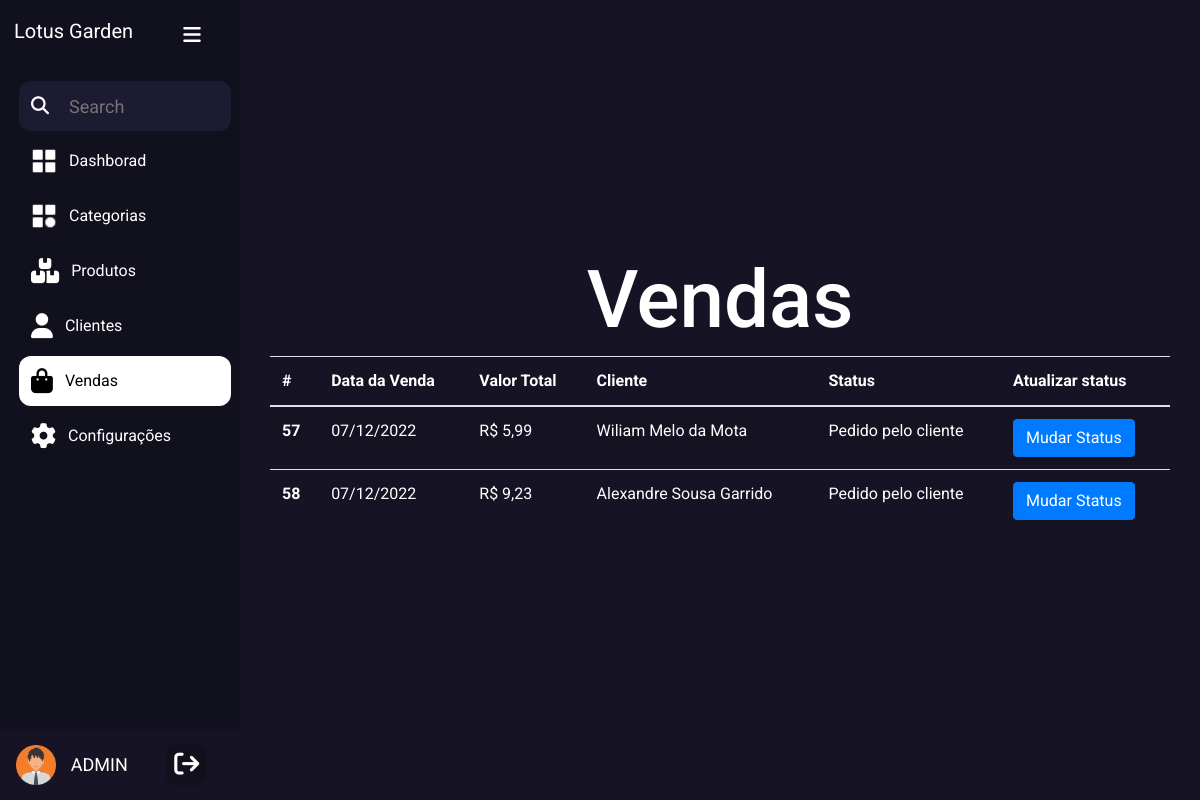
Page /area-restrita/adm/vendas.php on the committed database.
### tables this page shows
CREATE TABLE `tbvenda` (
  `idVenda` int(11) NOT NULL,
  `dataVenda` date DEFAULT NULL,
  `valorTotalVenda` decimal(6,2) DEFAULT NULL,
  `statusVenda` varchar(50) DEFAULT NULL,
  `idCliente` int(11) DEFAULT NULL
);

CREATE TABLE `tbcliente` (
  `idCliente` int(11) NOT NULL,
  `nomeCliente` varchar(50) DEFAULT NULL,
  `cpfCliente` varchar(15) DEFAULT NULL,
  `emailCliente` varchar(50) DEFAULT NULL,
  `senhaCliente` varchar(50) DEFAULT NULL,
  `logradouroCliente` varchar(150) DEFAULT NULL,
  `numLogCliente` int(11) DEFAULT NULL,
  `compCliente` varchar(150) DEFAULT NULL,
  `bairroCliente` varchar(100) DEFAULT NULL,
  `cidadeCliente` varchar(100) DEFAULT NULL,
  `udCliente` varchar(25) DEFAULT NULL,
  `cepCliente` varchar(9) DEFAULT NULL
);

### DAO/DAOVenda.php (called while the page is built, shortened)
<?php
class DAOVenda
{
    public static function listar()
    {
        $conexao = Conexao::conectar();
        $querySelect = "SELECT idvenda, DATE_FORMAT(datavenda, '%d/%m/%Y') AS datavenda,
                            valortotalvenda, statusvenda, v.idcliente, nomecliente
                            FROM tbvenda v INNER JOIN tbcliente c
                            ON v.idcliente = c.idcliente
                            ORDER BY datavenda DESC";
        $resultado = $conexao->query($querySelect);
        $lista = $resultado->fetchAll();
        return $lista;
    }
}

### area-restrita/adm/vendas.php (the view, shortened to what this page needs)
<?php
require_once __DIR__ . '/../../DAO/DAOVenda.php';
?>
<!DOCTYPE html>
<html lang="pt-br">
<head>
    <link rel="stylesheet" href="https://stackpath.bootstrapcdn.com/bootstrap/4.1.3/css/bootstrap.min.css">
    <link rel="stylesheet" href="../.././css/adminGlobal.css">
    <link rel="stylesheet" href="../../css/vendas.css">
</head>
<body>
    <div class="sidebar active">
        <div class="logo_content">
            <div class="logo">
                <div class="logo_name">
                    <a href="./adminMenu.php">Lotus Garden</a>
                </div>
            </div>
            <i class="fa-solid fa-bars" id="btn"></i>
        </div>
        <ul class="nav_list">
            <li>
                <a href="#">
                    <i class="fa-solid fa-magnifying-glass" id="search_icon"></i>
                    <input type=" text" placeholder="Search">
                </a>
            </li>
            <li>
                <a href="./dashboard.php" id="linkDashboard">
                    <img src="../.././images/dashboard.webP" alt="" id="dashboard">
                    <span class="links_name">Dashborad</span>
                </a>
            </li>
            <li>
                <a href="#" id="linkCategories">
                    <img src="../.././images/categories.webP" alt="" id="categories">
                    <span class="links_name">Categorias</span>
                </a>
            </li>
            <li>
                <a href="./products.php">
                    <i class="fa-solid fa-boxes-stacked"></i>
                    <span class="links_name">Produtos</span>
                </a>
            </li>
            <li>
                <a href="./clients.php">
                    <i class="fa-solid fa-user"></i>
                    <span class="links_name">Clientes</span>
                </a>
            </li>
            <li>
                <a href="vendas.php" style="background:#FFF;color:#000">
                    <i class="fa-solid fa-bag-shopping"></i>
                    <span class="links_name">Vendas</span>
                </a>
            </li>
            <li>
                <a href="#">
                    <i class="fa-solid fa-gear"></i>
                    <span class="links_name">Configurações</span>
                </a>
            </li>
        </ul>
        <div class="profile_content">
            <div class="profile">
                <div class="profile_details">
                    <img src="../.././images/userIcon.webP" alt="" id="userIcon">
                    <div class="name">
                        ADMIN
                    </div>
                </div>
                <a href="./logout.php" target="_self">
                    <i class="fa-solid fa-arrow-right-from-bracket" id="logout">
                    </i>
                </a>
            </div>
        </div>
    </div>
    <main>
        <div class="container-fluid">
            <h1>Vendas</h1>
            <?php
            try {
                $listavenda = DAOVenda::listar();
            } catch (Exception $e) {
                echo '<pre>';
                print_r($e);
                echo '</pre>';
                echo $e->getMessage();
            }
            ?>
            <div class="col">
                <table class="table table-striped">
                    <thead>
                        <tr>
                            <th scope="col">#</th>
                            <th scope="col">Data da Venda</th>
                            <th scope="col">Valor Total</th>
                            <th scope="col">Cliente</th>
                            <th scope="col">Status</th>
                            <th scope="col">Atualizar status</th>
                        </tr>
                    </thead>
                    <tbody>
                        <?php
                        foreach ($listavenda as $venda) {
                            switch ($venda['statusvenda']) {
                                case 1:
                                    $status = 'Pedido pelo cliente';
                                    break;
                            }
                        ?>
                            <tr>
                                <th scope="row"><?php echo $venda['idvenda']; ?></th>
                                <td><?php echo $venda['datavenda']; ?></td>
                                <td>R$ <?php echo number_format($venda['valortotalvenda'], 2, ',', '.'); ?></td>
                                <td><?php echo $venda['nomecliente']; ?></td>
                                <td><?php echo $status; ?></td>
                                <?php
                                switch ($venda['statusvenda']) {
                                    case 1:
                                    case 2:
                                ?>
                                        <td><a data-toggle="modal" data-target="#modalStatusVenda" class="btn btn-primary" onclick="enviarIdVenda('<?php echo $venda['idvenda']; ?>')">Mudar Status</a></td>
                                <?php
                                        break;
                                }
                                ?>
                            </tr>
                        <?php } ?>
                    </tbody>
                </table>
            </div>
        </div>
    </main>
</body>
</html>

### css/adminGlobal.css (style rules this page uses)
* { font-family: "Roboto", sans-serif; box-sizing: border-box; padding: 0; margin: 0; }
body { position: relative; min-height: 100vh; width: 100%; overflow:hidden; display: flex; align-items: center; }
.sidebar { position: fixed; top: 0; left: 0; height: 100%; width: 85px; background-color: #11101d; padding: 6px 14px; transition: all 0.5s ease; display: flex; justify-content: flex-start; flex-direction: column; align-items: flex-center; z-index: 3; }
.sidebar.active { width: 240px; }
.sidebar .logo_content .logo { color: #fff; display: flex; align-items: center; height: 50px; width: 100%; }
.logo_content .logo .logo_name { font-size: 20px; font-weight: 400; display: none; }
.sidebar.active .logo .logo_name { display: block; }
.logo_content .logo .logo_name a { text-decoration: none; color: #fff; }
.sidebar #btn { position: absolute; color: #fff; left: 40%; top: 10px; font-size: 20px; height: 40px; width: 40px; text-align: center; line-height: 50px; transform: translateX(-50%); cursor: pointer; }
.sidebar.active #btn { left: 75%; }
.sidebar ul { margin-top: 20px; }
.sidebar ul li { position: relative; height: 50px; width: 100%; list-style: none; margin: 5px; line-height: 50px; }
.sidebar ul li input { position: absolute; height: 100%; width: 100%; left: 0; top: 0; border-radius: 12px; outline: none; border: none; background-color: #1c1b31; padding-left: 50px; font-size: 18px; color: #fff; display: none; }
.sidebar.active ul li input { display: block; }
#search_icon { position: absolute; z-index: 99; font-size: 18px; left: 0; top: 50%; transform: translateY(-50%); }
.sidebar ul li a { color: #fff; display: flex; align-items: center; text-decoration: none; transition: all 0.4s ease-in-out; border-radius: 12px; width: 50px; height: 50px; position: relative; }
.sidebar.active ul li a { width: 100%; }
.sidebar ul li a img { height: 30px; min-width: 30px; border-radius: 12px; line-height: 30px; margin: 0 10px; }
.sidebar ul li a .links_name { display: none; }
.sidebar.active .links_name { display: block; }
i { margin: 0 12px; font-size: 25px; }
.profile_content { position: absolute; bottom: 0; left: 0; width: 100%; }
.profile_content .profile { display: flex; justify-content: space-around; align-items: center; width: 85px; position: absolute; left: 0; bottom: 0px; background-color: #161424; padding: 15px 0; transition: all 0.5s ease; }
.sidebar.active .profile_content .profile { width: 240px; }
.profile_content .profile .profile_details { display: flex; justify-content: flex-start; }
#userIcon { width: 40px; height: 40px; display: none; }
.sidebar.active #userIcon { display: flex; }
.name { color: #fff; font-size: 18px; display: flex; align-items: center; justify-content: center; padding-left: 15px; display: none; }
.sidebar.active .name { display: flex; }
#logout { position: relative; left: -5px; color: #fff; transition: all 0.4s ease; padding: 8px; background-color: #11101d; border-radius: 10px; }
main { background-color: #161424; width: calc(100vw - 85px); min-height: 100vh; position: absolute; top: 0; right: 0; display: grid; place-items: center; transition: all 0.5s ease; z-index: 1; }
.sidebar.active ~ main { width: calc(100vw - 240px); }
main h1 { font-size: 8em; }

### css/vendas.css (style rules this page uses)
body { overflow-y: scroll; }
h1, table { color: #fff; }
main h1 { font-size: 5em; width: 100%; text-align: center; }

### rows in the picture
tbvenda: idVenda "57", datavenda "07/12/2022", valorTotalVenda "5,99", idCliente.nomeCliente "Wiliam Melo da Mota", statusVenda "Pedido pelo cliente"
tbvenda: idVenda "58", datavenda "07/12/2022", valorTotalVenda "9,23", idCliente.nomeCliente "Alexandre Sousa Garrido", statusVenda "Pedido pelo cliente"
